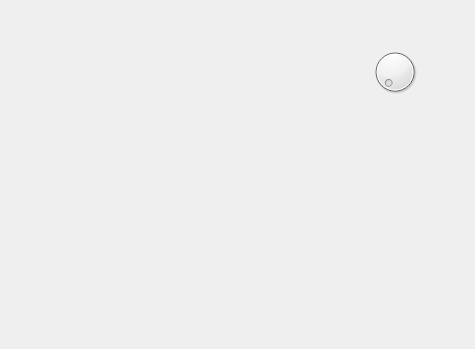
<?xml version="1.0" encoding="UTF-8"?>
<ui version="4.0">
 <class>Widget</class>
 <widget class="QWidget" name="Widget">
  <property name="geometry">
   <rect>
    <x>0</x>
    <y>0</y>
    <width>475</width>
    <height>349</height>
   </rect>
  </property>
  <property name="windowTitle">
   <string>Widget</string>
  </property>
  <widget class="QDial" name="dial">
   <property name="geometry">
    <rect>
     <x>370</x>
     <y>40</y>
     <width>50</width>
     <height>64</height>
    </rect>
   </property>
  </widget>
 </widget>
 <layoutdefault spacing="6" margin="11"/>
 <resources/>
 <connections/>
</ui>
